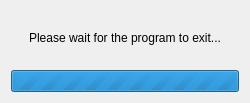
<?xml version="1.0" encoding="UTF-8"?>
<ui version="4.0">
 <class>WaitDialog</class>
 <widget class="QDialog" name="WaitDialog">
  <property name="windowModality">
   <enum>Qt::NonModal</enum>
  </property>
  <property name="geometry">
   <rect>
    <x>0</x>
    <y>0</y>
    <width>250</width>
    <height>103</height>
   </rect>
  </property>
  <property name="windowTitle">
   <string>Please Wait</string>
  </property>
  <layout class="QVBoxLayout" name="verticalLayout">
   <item>
    <widget class="QLabel" name="label">
     <property name="text">
      <string>Please wait for the program to exit...</string>
     </property>
     <property name="textFormat">
      <enum>Qt::AutoText</enum>
     </property>
     <property name="alignment">
      <set>Qt::AlignCenter</set>
     </property>
    </widget>
   </item>
   <item>
    <widget class="QProgressBar" name="progressBar">
     <property name="maximum">
      <number>0</number>
     </property>
     <property name="value">
      <number>-1</number>
     </property>
     <property name="textVisible">
      <bool>false</bool>
     </property>
    </widget>
   </item>
  </layout>
 </widget>
 <resources/>
 <connections/>
</ui>
